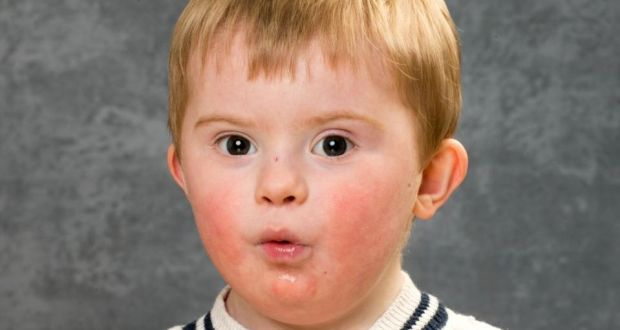
#> input picture images/frontal/downsyndrome1.png, 620 x 330 px
$ jupyter execute --allow-errors 'trial - Copy.ipynb'   (shell and % lines are left out)
#> lines starting #> are read from the running program, lines starting #| are printed output that depends on the picture
[cell 1]
import face_alignment
import numpy as np
import pandas as pd
from skimage import io
import matplotlib.pyplot as plt
from PIL import Image
import glob

[cell 2]
import matplotlib.lines as mlines

def draw_output(image, pred):
#     ax = plt.gca()
    implot = plt.imshow(image)
    plt.scatter(pred[0][:,0], pred[0][:,1], c='b', s=3)
    print(pred[0][0], pred[0][5])
    l = mlines.Line2D([pred[0][0], pred[0][0]], [pred[0][5], pred[0][5]])
    plt.gca().add_line(l)
    plt.show()

[cell 3]
import math
def euclidean_distance(p1, p2):
    distance = math.sqrt(math.pow((p1[0] - p2[0]),2) + math.pow((p1[1] - p2[1]),2))
    return distance

#> (a cell that did not finish here is left out)

[cell 5]
input_2d = io.imread('images/frontal/downsyndrome1.png')
#> input_2d is the input picture: shape (330, 620, 3); mean R, G, B 142.9, 121.5, 109.3
#> (the rest of this cell did not finish here and is left out)

#> (a cell that did not finish here is left out)

#> (a cell that did not finish here is left out)

[cell 8]
list_distance = []
#> (the rest of this cell did not finish here and is left out)

[cell 9]
list_distance = []
#> (the rest of this cell did not finish here and is left out)

[cell 10]
input_2d = io.imread('images/outdoor_184.png')
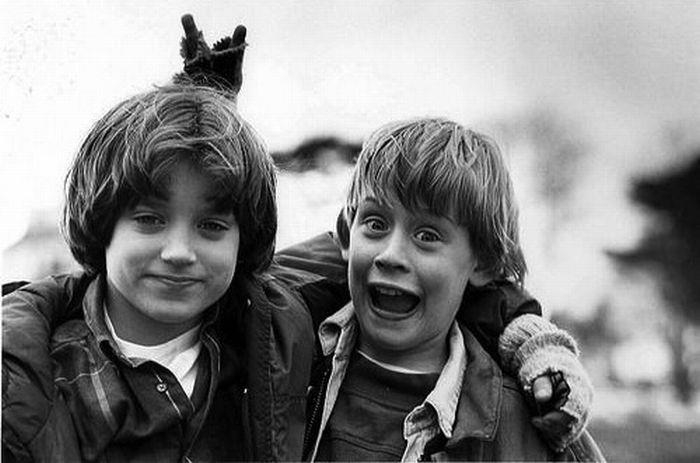
#> input picture images/outdoor_184.png, 700 x 463 px
#> input_2d is the input picture: shape (463, 700, 3); min 0, max 255, mean 134.1
#> (the rest of this cell did not finish here and is left out)

#> (a cell that did not finish here is left out)

#> (a cell that did not finish here is left out)

[cell 13]
input_3d = io.imread('images/outdoor_180.png')
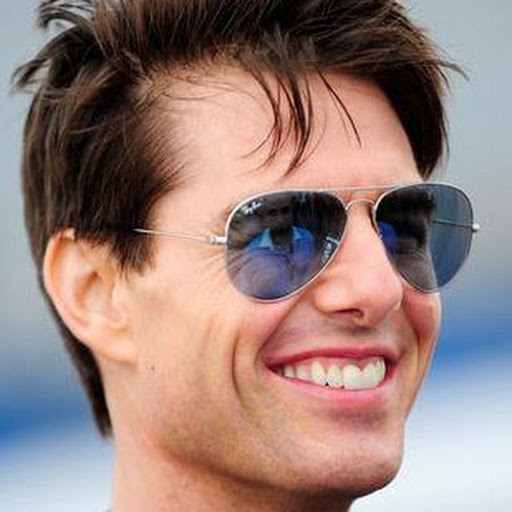
#> input picture images/outdoor_180.png, 512 x 512 px
#> input_3d is the input picture: shape (512, 512, 3); mean R, G, B 153.1, 129, 123.7
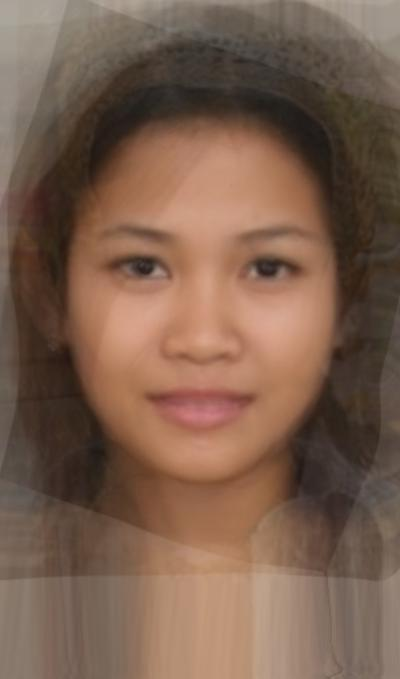
#> input picture images/frontal/averagecambodianwoman.jpg, 400 x 679 px
#> further down, im is the input picture: PIL image 400x679 RGB; mean R, G, B 123.7, 95.6, 78.4
#> (the rest of this cell did not finish here and is left out)

#> (a cell that did not finish here is left out)

#> (a cell that did not finish here is left out)

#> (a cell that did not finish here is left out)
